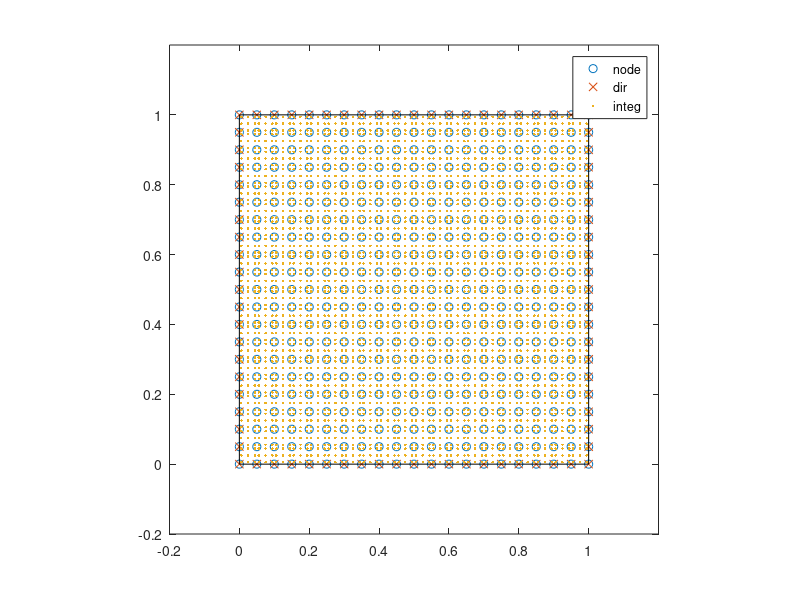

Write MATLAB code to recreate this figure. (Note: this script raises an error after producing the figure.)
%testPoisson4
% use a pseudo gauss quadrature
% 



clear;



%% geometry
L = 1.0;

%% source function

srctype = 'sinsin';
% srctype = 'linear';
switch srctype
case 'sinsin'
    mm = 1; nn = 1;
    % mm = 2; nn = 3;
    % f=sin(m*pi*x) * sin(m*pi*y)
    fun_fext = @(x,y) (mm^2+nn^2)/2 * sin(mm*pi*x) .* sin(nn*pi*y);
    fun_phi = @(x,y) 1/(2*pi^2) * sin(mm*pi*x) .* sin(nn*pi*y);
    fun_phix = @(x,y) mm/(2*pi) * cos(mm*pi*x) .* sin(nn*pi*y);
    fun_phiy = @(x,y) nn/(2*pi) * sin(mm*pi*x) .* cos(nn*pi*y);
case 'linear'
    aa = 1; bb = 3; cc = 0;
    fun_fext = @(x,y) zeros(size(x));
    fun_phi = @(x,y) cc + aa*x + bb*y;
    fun_phix = @(x,y) aa * ones(size(x));
    fun_phiy = @(x,y) bb * ones(size(y));
otherwise
    error('unknown srctype: %s', srctype);
end

%%
gausstype = 1;
gausstype = 4;
gausstype = 9;
% gausstype = 16;
% gausstype = 25;
switch gausstype
    case 1
        gaussnum = 1;
        gausspos = [ 0 ];
        gausswgt = [ 2 ];
    case 4
        gaussnum = 2;
        xx = sqrt(1/3);
        gausspos = [ -xx; xx ];
        gausswgt = [ 1; 1 ];
    case 9
        gaussnum = 3;
        xx = sqrt(3/5);
        gausspos = [ -xx; 0; xx ];
        gausswgt = [ 5/9; 8/9; 5/9 ];
    case 16
        gaussnum = 4;
        xx1 = sqrt(3/7 - 2/7*sqrt(6/5));
        xx2 = sqrt(3/7 + 2/7*sqrt(6/5));
        ww1 = (18+sqrt(30))/36;
        ww2 = (18-sqrt(30))/36;
        gausspos = [ -xx2; -xx1; xx1; xx2 ];
        gausswgt = [ ww2; ww1; ww1; ww2 ];
    case 25
        gaussnum = 5;
        xx1 = 1/3 * sqrt(5 - 2*sqrt(10/7));
        xx2 = 1/3 * sqrt(5 + 2*sqrt(10/7));
        ww1 = (322 + 13*sqrt(70)) / 900;
        ww2 = (322 - 13*sqrt(70)) / 900;
        gausspos = [ -xx2; -xx1; 0; xx1; xx2 ];
        gausswgt = [ ww2; ww1; 128/225; ww1; ww2 ];
    otherwise
        error('Unknown gausstype=%d',gausstype);
end


%% fdpm setup

% nlen = 2;
% nlen = 8;
nlen = 10;
% nlen = 16;
nlen = 20;
% nlen = 26;
% nlen = 36;
% nlen = 46;
h0 = L / nlen;

% nlen1 = nlen;
nlen1 = nlen + 1;

% influence radius, if use p(2), must > 2
dilation = 2.1;
% dilation = 3.1;
re = h0 * dilation;

% finite-increment-gradient stabilization
fig_stab_alpha = 0.0;

%% generate points and boundary conditions

% generation routine should setup the following data
numNodes = 0;
% particle states
nodeX = [];
nodeY = [];
nodeVol = [];
% BC Dirichlet
dirBCDofs = [];
dirBCVals = [];

disp('Begin generate particles & BC');
if 0
    % generate nodes
    for j = 1:nlen
    for i = 1:nlen
        xx = (i-0.5) * h0;
        yy = (j-0.5) * h0;
        
        vv = h0^2;
        % if i==1 || i==nlen; vv = vv / 2; end;
        % if j==1 || j==nlen; vv = vv / 2; end;
        
        if 0 % perturb internal points, not boundary points
            if i~=0 && i~=nlen && j~=0 && j~=nlen
                rr = 0.4;
                xx = xx + (rand(1)-0.5)*h0*rr;
                yy = yy + (rand(1)-0.5)*h0*rr;
            end
        end
        
        numNodes = numNodes + 1;
        
        nn = numNodes;
        nodeX(nn,1) = xx;
        nodeY(nn,1) = yy;
        nodeVol(nn,1) = vv;
        
        if i==1 || i==nlen || j==1 || j==nlen
            dirBCDofs(end+1,1) = nn;
            dirBCVals(end+1,1) = fun_phi(xx,yy);
        end
    end
    end
end
if 1
    % generate nodes
    for j = 0:nlen
    for i = 0:nlen
        xx = (i) * h0;
        yy = (j) * h0;
        
        vv = h0^2;
        % if i==1 || i==nlen; vv = vv / 2; end;
        % if j==1 || j==nlen; vv = vv / 2; end;
        
        if 0 % perturb internal points, not boundary points
            if i~=0 && i~=nlen && j~=0 && j~=nlen
                rr = 0.4;
                xx = xx + (rand(1)-0.5)*h0*rr;
                yy = yy + (rand(1)-0.5)*h0*rr;
            end
        end
        
        numNodes = numNodes + 1;
        
        nn = numNodes;
        nodeX(nn,1) = xx;
        nodeY(nn,1) = yy;
        nodeVol(nn,1) = vv;
        
        if i==0 || i==nlen || j==0 || j==nlen
            dirBCDofs(end+1,1) = nn;
            dirBCVals(end+1,1) = fun_phi(xx,yy);
        end
    end
    end
end
disp('End generate particles & BC');

% 
nodePos = [nodeX,nodeY];

% 
numDofs = numNodes * 1;

%% generate quadrature points

disp('Begin generate integ points');
if 0
    numPatch = numNodes;
    numInteg = numNodes * gausstype;
    integX = zeros(gausstype,numNodes);
    integY = zeros(gausstype,numNodes);
    integW = zeros(gausstype,numNodes);
    for i = 1:numNodes
        ix = nodeX(i);
        iy = nodeY(i);
        
        [xx,yy] = ndgrid(gausspos,gausspos);
        xx = (h0/2).*xx + ix;
        yy = (h0/2).*yy + iy;
        
        ww = gausswgt * gausswgt';
        ww = nodeVol(i)/sum(ww(:)) .* ww;
        
        integX(:,i) = xx(:);
        integY(:,i) = yy(:);
        integW(:,i) = ww(:);
    end
end
if 1
    numPatch = nlen * nlen;
    numInteg = numPatch * gausstype;
    integX = zeros(gausstype,numPatch);
    integY = zeros(gausstype,numPatch);
    integW = zeros(gausstype,numPatch);
    for j = 1:nlen
    for i = 1:nlen
        ix = (i-0.5)*h0;
        iy = (j-0.5)*h0;
        
        [xx,yy] = ndgrid(gausspos,gausspos);
        xx = (h0/2).*xx + ix;
        yy = (h0/2).*yy + iy;
        
        ww = gausswgt * gausswgt';
        ww = (h0^2)/sum(ww(:)) .* ww;
        
        idx = i + (j-1)*nlen;
        integX(:,idx) = xx(:);
        integY(:,idx) = yy(:);
        integW(:,idx) = ww(:);
    end
    end
end
disp('End generate integ points');


if (1)
    % plot fdpm node mesh
    figure;
    plot(nodeX,nodeY,'o', ...
    nodeX(dirBCDofs),nodeY(dirBCDofs),'x', ...
    integX(:),integY(:),'.');
    legend('node','dir','integ');
    axis([0-0.2 L+0.2 0-0.2 L+0.2]);
    % axis([0 L 0 L]);
    axis('equal');
    
    hold on;
    rectangle('Position',[0,0,L,L]);
    
    hold off;
    
    pause;
    % return;
end


%% build connnectivity

disp('Begin build connnectivity'); tic;
fdpmDriverBuildConn;
disp('End build connnectivity'); toc;


%% build MLS

disp('Begin build integ MLS'); tic;
clear conni;

for i = 1:numPatch
    for l = 1:gausstype
        
        xx = integX(l,i); yy = integY(l,i);
        [neigh,rs,rx,ry,cutoff] = fdpmNeighborhood([xx,yy],nodePos,re);
        
        % [N,Nx,Ny] = fdpmShapeMLS2(rx(neigh),ry(neigh),cutoff);
        [N,Nx,Ny] = fdpmShapeMLS3(xx,yy,nodeX(neigh),nodeY(neigh),cutoff);
        
        % save connection
        conni(l,i).numNeigh = numel(neigh);
        conni(l,i).neigh = neigh'; % neighbor list is a row vector
        conni(l,i).N = N;
        conni(l,i).NX = Nx;
        conni(l,i).NY = Ny;
    end
end

disp('End build integ MLS'); toc;



%% integration consistency

disp('Begin check integration consistency');
if 0
    % check integration consistency
    
    % volume part
    gvolx = zeros(numDofs,1);
    gvoly = zeros(numDofs,1);
    
    for i = 1:numNodes
        ineigh = conn1(i).neigh2;
        ivol = nodeVol(i);
        
        Nx = conn1(i).dNX';
        Ny = conn1(i).dNY';
        
        gvolx(ineigh) = gvolx(ineigh) + ivol.*Nx;
        gvoly(ineigh) = gvoly(ineigh) + ivol.*Ny;
    end
    
    % boundary part
    gbndx = zeros(numDofs,1);
    gbndy = zeros(numDofs,1);
    
    for jj = 1:nlen
    for ii = 1:nlen
        k = ii + (jj-1)*nlen;
        
        dbx = 0;
        dby = 0;
        if ii==1 || ii==nlen
            dby = h0;
            if jj==1 || jj==nlen
                % dby = h0/2;
            end
        end
        if jj==1 || jj==nlen
            dbx = h0;
            if ii==1 || ii==nlen
                % dbx = h0/2;
            end
        end
        
        gbx = 0;
        gby = 0;
        if ii == 1
            gbx = gbx - dby;
        elseif ii == nlen
            gbx = gbx + dby;
        end
        if jj == 1
            gby = gby - dbx;
        elseif jj == nlen
            gby = gby + dbx;
        end
        
        gbndx(k) = gbndx(k) + gbx;
        gbndy(k) = gbndy(k) + gby;
    end
    end
    
    % correction matrix
    Kassem = SpMatAssem(numDofs);
    for i = 1:numNodes
        nneigh = conn1(i).numNeigh;
        ineigh = conn1(i).neigh2;
        ivol = nodeVol(i);
        
        hi = [conn1(i).dNXX; conn1(i).dNXY; conn1(i).dNXY; conn1(i).dNYY];
        
        for nn = 1:nneigh
            j = ineigh(nn);
            
            % hij = hi(:,:,nn);
            hij = sum(hi(:,nn));
            
            SpMatAssemBlockWithDof(Kassem, hij*ivol, j,i);
        end
    end
    
    Kcorr = SpMatCreateAndClear(Kassem);
    
    rcorr = [gbndx-gvolx, gbndy-gvoly];
    
    if 0
        gcorr = Kcorr \ rcorr;
    else
        tol = 1.0e-5;
        maxiter = 2000;
        corrx = bicgstab(Kcorr, rcorr(:,1), tol,maxiter);
        corry = bicgstab(Kcorr, rcorr(:,2), tol,maxiter);
        
        figure;
        plot(rv1/norm(rcorr));
    end
    
    
    % % apply correction
    % for i = 1:numNodes
        % ineigh = conn2(i).neigh2;
        % ivol = nodeVol(i);
        
        % Ni = conn2(i).N;
        % Nx = conn2(i).NX;
        % Ny = conn2(i).NY;
        
        % Nx = Nx - Ni.*corrx(i);
        % Ny = Ny - Ni.*corry(i);
        % Nx(end) = Nx(end) + corrx(i);
        % Ny(end) = Ny(end) + corry(i);
        
        % conn2(i).NX = Nx;
        % conn2(i).NY = Ny;
    % end
    
    % % check again
    % gvolx = zeros(numDofs,1);
    % gvoly = zeros(numDofs,1);
    
    % for i = 1:numNodes
        % ineigh = conn2(i).neigh2;
        % ivol = nodeVol(i);
        
        % Nx = conn2(i).NX';
        % Ny = conn2(i).NY';
        
        % gvolx(ineigh) = gvolx(ineigh) + ivol.*Nx;
        % gvoly(ineigh) = gvoly(ineigh) + ivol.*Ny;
    % end
    
    gvolx = reshape(gvolx, nlen,nlen);
    gvoly = reshape(gvoly, nlen,nlen);
    gbndx = reshape(gbndx, nlen,nlen);
    gbndy = reshape(gbndy, nlen,nlen);
    coorx = reshape(corrx, nlen,nlen);
    coory = reshape(corry, nlen,nlen);
    
    return
end
disp('End check integration consistency');





%% create initial stiffness matrix
disp('Begin create initial stiffness matrix'); tic;

% assembler
Kassem = SpMatAssem(numDofs);

% fext = fun_fext(nodeX,nodeY);
% frhs = fext .* nodeVol;
frhs = zeros(numDofs,1);

for i = 1:numPatch
    
    for l = 1:gausstype
        nneigh = conni(l,i).numNeigh;
        ineigh = conni(l,i).neigh;
        ivol = integW(l,i);
        ix = integX(l,i);
        iy = integY(l,i);
        
        N = conni(l,i).N;
        dN = [conni(l,i).NX; conni(l,i).NY];
        
        %
        Ke = dN' * dN * ivol;
        
        SpMatAssemBlockWithDof(Kassem, Ke, ineigh,ineigh);
        
        %
        frhs(ineigh) = frhs(ineigh) + ivol * fun_fext(ix,iy) * N.';
    end
    
    % finite increment stab.
    if 0
        Kfic = zeros(nneigh,nneigh);
        eta = 0.0;
        % eta = 0.5;
        % eta = 1.0;
        % eta = 2.0;
        % eta = dilation;
        hfic = eta * h0;
        
        dH = [conn1(i).dNXX; conn1(i).dNXY; conn1(i).dNXY; conn1(i).dNYY];
        Kfic = dH' * dH * ivol * 0.25*hfic^2;
        
        % assemble
        SpMatAssemBlockWithDof(Kassem, Kfic,ineigh,ineigh);
    end
    
    
end

% create sparse K
Ktan0 = SpMatCreateAndClear(Kassem);

disp('End create initial stiffness matrix'); toc;

if 1
    disp('Begin create stab matrix'); tic;
    
    kstab = 0.0;
    kstab = 0.1;
    % kstab = 0.2;
    % kstab = 0.5;
    % kstab = 1.0;
    % kstab = 2.0;
    if 1
        kstab = kstab / h0^2;
    end
    
    for i = 1:numNodes
        nneigh = conn(i).numNeigh;
        ineigh = conn(i).neigh2;
        wneigh = conn(i).W;
        
        gi = [conn(i).dNX; conn(i).dNY];
        hi = [conn(i).dNXX; conn(i).dNXY; conn(i).dNXY; conn(i).dNYY];
        hi = reshape(hi, 2,2,nneigh);
        % hi(:) = 0;
        
        rx = nodeX(ineigh) - nodeX(i);
        ry = nodeY(ineigh) - nodeY(i);
        mi = [rx, ry, 0.5*rx.^2, rx.*ry, 0.5*ry.^2];
        
        Li = zeros(nneigh);
        if 0
            for jj = 1:nneigh
                j = ineigh(jj);
                rij = [nodeX(j)-nodeX(i); nodeY(j)-nodeY(i)];
                
                for kk = 1:nneigh
                    k = ineigh(kk);
                    Li(jj,kk) = rij'*gi(:,kk) + 0.5*rij'*hi(:,:,kk)*rij;
                    if k == i
                        Li(jj,kk) = Li(jj,kk) + 1;
                    end
                end
            end
        else
            qi = [conn(i).dNX; conn(i).dNY; conn(i).dNXX; conn(i).dNXY; conn(i).dNYY];
            if 1 % use 2nd-order
                Li = mi * qi;
            else % use 1st-order
                Li = mi(:,1:2) * qi(1:2,:);
            end
            Li(:,nneigh) = Li(:,nneigh) + 1;
        end
        
        % part 1
        Ks1 = wneigh * Li - wneigh;
        Ks1 = kstab * Ks1;
        SpMatAssemBlockWithDof(Kassem, Ks1, i,ineigh);
        
        % part 2
        Ks2 = bsxfun(@times, Li, wneigh');
        Ks2 = -kstab * Ks2;
        SpMatAssemBlockWithDof(Kassem, Ks2, ineigh,ineigh);
        
        % part 3
        Ks3 = diag(wneigh);
        Ks3 = kstab * Ks3;
        SpMatAssemBlockWithDof(Kassem, Ks3, ineigh,ineigh);
    end
    
    Kstab = SpMatCreateAndClear(Kassem);
    
    Ktan0 = Ktan0 + Kstab;
    
    disp('End create stab matrix'); toc;
end




disp('Begin solve Poisson');


[phi] = fdpmSolve(Ktan0, frhs, dirBCDofs,dirBCVals);

disp('End solve Poisson');


if 1
    xx = reshape(nodeX,nlen1,nlen1);
    yy = reshape(nodeY,nlen1,nlen1);
    
    figure;
    pp = reshape(phi,nlen1,nlen1);
    % tri = delaunay(nodeX,nodeY);
    % trisurf(tri, nodeX,nodeY,phi, 'FaceColor','interp');
    surf(xx,yy,pp, 'FaceColor','interp');
    % zlim([-0.06 0.06]);
    title('solution');
    
    figure;
    zz = fun_phi(xx,yy);
    % trisurf(tri, nodeX,nodeY,zz, 'FaceColor','interp');
    % zlim([-0.06 0.06]);
    surf(xx,yy,zz, 'FaceColor','interp');
    title('analytical');
    
    phierr = phi(:) - zz(:);
end





if 1
    % check stiffness K matrix eigen structure
    
    figure;
    
    % we copy the K matrix and set Dirichlet BC for boundaries
    Ktan = Ktan0;
    Ktan(sub2ind([numDofs,numDofs],dirBCDofs,dirBCDofs)) = 1.0e10;
    
    neig = 20;
    % [v,d] = eigs(Ktan, neig);
    [v,d] = eigs(Ktan, neig, 'sm'); % from min eigenvalue
    for ieig = 1:neig
        vv = v(:,ieig);
        surf(xx,yy, reshape(vv,nlen1,nlen1));
        title(['eig(',int2str(ieig),')=',num2str(d(ieig,ieig))]);
        pause;
    end
end

if 0
    % evaluate energy
    
    % analytical given by variation of 
    % (1/2)*integ(grad_phi.grad_phi dV) - integ(f.phi dV) - integ(grad_phi.n phi dA)
    % note the value of phi vanishes on the boundary so the last boundary integral vanishes
    %
    Eana = integral2(@(x,y) 0.5*(fun_phix(x,y).^2+fun_phiy(x,y).^2) - fun_fext(x,y).*fun_phi(x,y), 0,L,0,L)
    
    Esol = 0;
    for i = 1:numNodes
        nneigh = conn(i).numNeigh;
        ineigh = conn(i).neigh2;
        % wneigh = conn(i).W;
        ivol = nodeVol(i);
        
        dN = [conn(i).dNX; conn(i).dNY];
        gphi = dN * phi(ineigh);
        
        Ei = 0.5*dot(gphi,gphi)*ivol - fext(i)*phi(i);
        Esol = Esol + Ei;
        
        % gphi = 
        % Ei = 
    end
    
    Esol
    
    Estab = 0.5 * phi' * Kstab * phi
end



return






